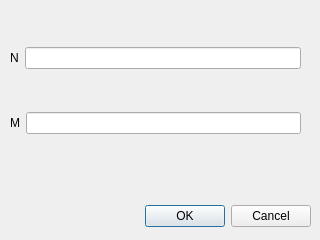
<?xml version="1.0" encoding="UTF-8"?>
<ui version="4.0">
 <class>polySize</class>
 <widget class="QDialog" name="polySize">
  <property name="geometry">
   <rect>
    <x>0</x>
    <y>0</y>
    <width>320</width>
    <height>240</height>
   </rect>
  </property>
  <property name="windowTitle">
   <string>Dialog</string>
  </property>
  <widget class="QDialogButtonBox" name="buttonBox">
   <property name="geometry">
    <rect>
     <x>10</x>
     <y>200</y>
     <width>301</width>
     <height>32</height>
    </rect>
   </property>
   <property name="orientation">
    <enum>Qt::Horizontal</enum>
   </property>
   <property name="standardButtons">
    <set>QDialogButtonBox::Cancel|QDialogButtonBox::Ok</set>
   </property>
  </widget>
  <widget class="QWidget" name="verticalLayoutWidget">
   <property name="geometry">
    <rect>
     <x>10</x>
     <y>10</y>
     <width>291</width>
     <height>161</height>
    </rect>
   </property>
   <layout class="QVBoxLayout" name="verticalLayout">
    <item>
     <layout class="QHBoxLayout" name="horizontalLayout_2">
      <item>
       <widget class="QLabel" name="label">
        <property name="text">
         <string>N</string>
        </property>
       </widget>
      </item>
      <item>
       <widget class="QLineEdit" name="lineEdit"/>
      </item>
     </layout>
    </item>
    <item>
     <layout class="QHBoxLayout" name="horizontalLayout">
      <item>
       <widget class="QLabel" name="label_2">
        <property name="text">
         <string>M</string>
        </property>
       </widget>
      </item>
      <item>
       <widget class="QLineEdit" name="lineEdit_2"/>
      </item>
     </layout>
    </item>
   </layout>
  </widget>
 </widget>
 <resources/>
 <connections>
  <connection>
   <sender>buttonBox</sender>
   <signal>accepted()</signal>
   <receiver>polySize</receiver>
   <slot>accept()</slot>
   <hints>
    <hint type="sourcelabel">
     <x>248</x>
     <y>254</y>
    </hint>
    <hint type="destinationlabel">
     <x>157</x>
     <y>274</y>
    </hint>
   </hints>
  </connection>
  <connection>
   <sender>buttonBox</sender>
   <signal>rejected()</signal>
   <receiver>polySize</receiver>
   <slot>reject()</slot>
   <hints>
    <hint type="sourcelabel">
     <x>316</x>
     <y>260</y>
    </hint>
    <hint type="destinationlabel">
     <x>286</x>
     <y>274</y>
    </hint>
   </hints>
  </connection>
 </connections>
</ui>
